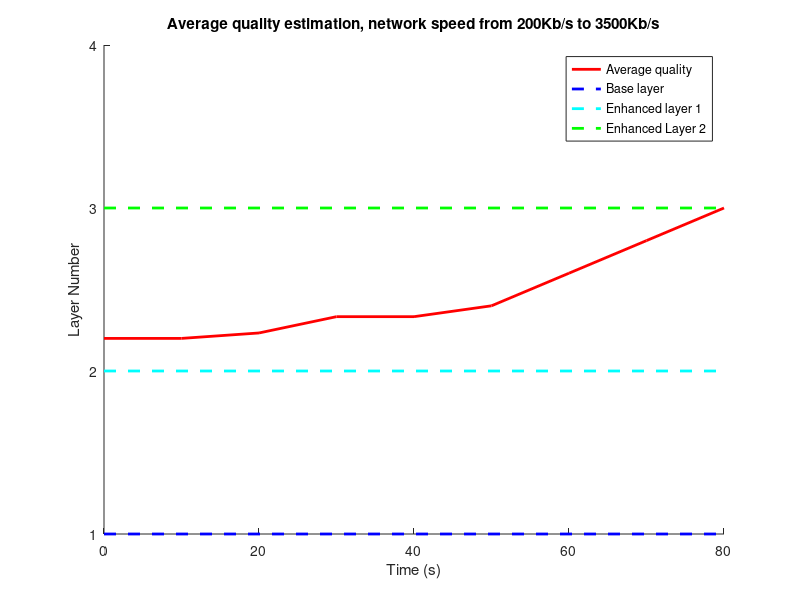

Reproduce this figure in MATLAB.
clear all;
close all;

%%
%plot(X,Y);
%estimated values of BW


y=[
2.2  
2.2
2.23333
2.33333
2.33333
2.4
2.6
2.8
3
];

hold on
%threshold_values=[0 198 1470 3101];
time_slot=[
0
10
20
30
40
50
60
70
80
];

line(time_slot,y,'Linewidth',2,'Color',[1 0 0]);
%line(x_4,y_4,'Color','k','Linewidth',2);
ylim([1 4])
line([0 80],[1 1],'LineStyle','--','Linewidth',2,'Color','b');
line([0 80],[2 2],'LineStyle','--','Linewidth',2,'Color','c');
line([0 80],[3 3],'LineStyle','--','Linewidth',2,'Color','g');
title('Average quality estimation, network speed from 200Kb/s to 3500Kb/s');
xlabel('Time (s)');
ylabel('Layer Number');
set(gca,'ytick', [1 2 3 4]);
legend('Average quality','Base layer','Enhanced layer 1','Enhanced Layer 2');

%%
